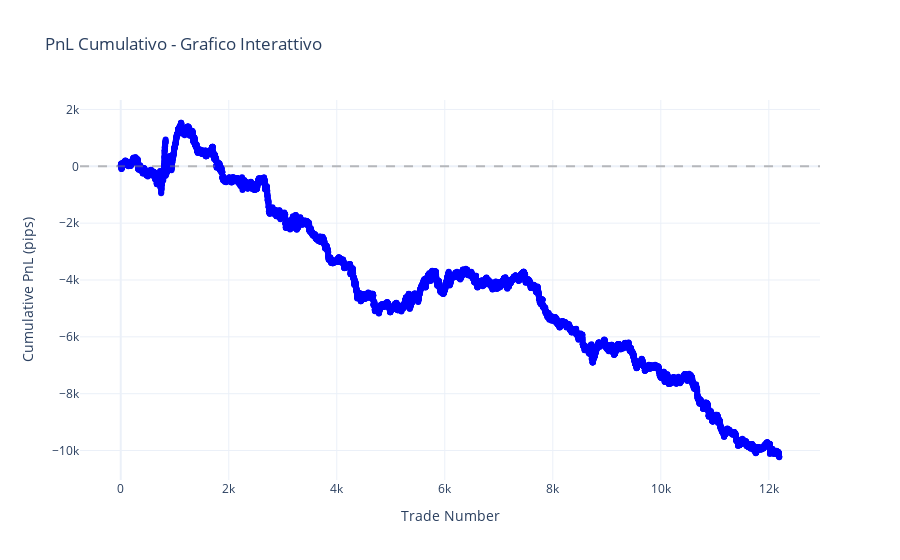

The cell this chart's notebook holds for it:
### Code cell
# Grafico interattivo del PnL cumulativo
if not trades_df.empty:
    visualization.plot_interactive_cumulative_pnl(
        trades_df, 
        title="PnL Cumulativo - Grafico Interattivo"
    )

### Figure 1 — Plotly figure (JSON) as saved in the notebook; plotly's stock layout.template omitted (floating-point values rounded to 4 significant figures; data arrays with more than 128 entries replaced by an {"elided": "..."} marker saying what was removed)
{"data": [{"line": {"color": "blue", "width": 2}, "mode": "lines+markers", "name": "Cumulative PnL", "type": "scatter", "x": {"elided": "12194 int values"}, "y": {"elided": "12194 float values"}}], "layout": {"hovermode": "x unified", "shapes": [{"line": {"color": "gray", "dash": "dash"}, "opacity": 0.5, "type": "line", "x0": 0, "x1": 1, "xref": "x domain", "y0": 0, "y1": 0, "yref": "y"}], "title": {"text": "PnL Cumulativo - Grafico Interattivo"}, "xaxis": {"title": {"text": "Trade Number"}}, "yaxis": {"title": {"text": "Cumulative PnL (pips)"}}}}
